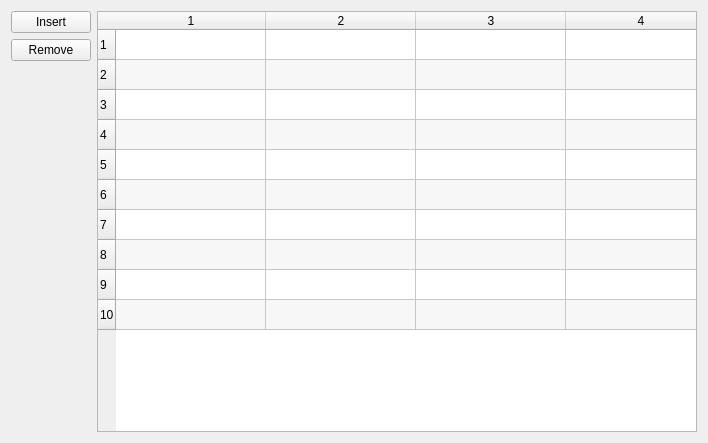
<?xml version="1.0" encoding="UTF-8"?>
<ui version="4.0">
 <class>FrameNetwork</class>
 <widget class="QFrame" name="FrameNetwork">
  <property name="geometry">
   <rect>
    <x>0</x>
    <y>0</y>
    <width>630</width>
    <height>443</height>
   </rect>
  </property>
  <property name="sizePolicy">
   <sizepolicy hsizetype="Preferred" vsizetype="Expanding">
    <horstretch>0</horstretch>
    <verstretch>0</verstretch>
   </sizepolicy>
  </property>
  <property name="windowTitle">
   <string>Frame</string>
  </property>
  <layout class="QGridLayout" name="gridLayout">
   <item row="0" column="0">
    <layout class="QVBoxLayout" name="verticalLayout">
     <item>
      <widget class="QPushButton" name="btnNetworkInsert">
       <property name="text">
        <string>Insert</string>
       </property>
      </widget>
     </item>
     <item>
      <widget class="QPushButton" name="btnNetworkRemove">
       <property name="text">
        <string>Remove</string>
       </property>
      </widget>
     </item>
     <item>
      <spacer name="verticalSpacer">
       <property name="orientation">
        <enum>Qt::Vertical</enum>
       </property>
       <property name="sizeHint" stdset="0">
        <size>
         <width>20</width>
         <height>40</height>
        </size>
       </property>
      </spacer>
     </item>
    </layout>
   </item>
   <item row="0" column="3">
    <widget class="QTableWidget" name="twNetwork">
     <property name="sizePolicy">
      <sizepolicy hsizetype="MinimumExpanding" vsizetype="Expanding">
       <horstretch>0</horstretch>
       <verstretch>60</verstretch>
      </sizepolicy>
     </property>
     <property name="minimumSize">
      <size>
       <width>600</width>
       <height>200</height>
      </size>
     </property>
     <property name="horizontalScrollBarPolicy">
      <enum>Qt::ScrollBarAlwaysOff</enum>
     </property>
     <property name="sizeAdjustPolicy">
      <enum>QAbstractScrollArea::AdjustIgnored</enum>
     </property>
     <property name="autoScroll">
      <bool>false</bool>
     </property>
     <property name="alternatingRowColors">
      <bool>true</bool>
     </property>
     <property name="gridStyle">
      <enum>Qt::SolidLine</enum>
     </property>
     <property name="cornerButtonEnabled">
      <bool>false</bool>
     </property>
     <property name="rowCount">
      <number>10</number>
     </property>
     <property name="columnCount">
      <number>4</number>
     </property>
     <attribute name="horizontalHeaderMinimumSectionSize">
      <number>130</number>
     </attribute>
     <attribute name="horizontalHeaderDefaultSectionSize">
      <number>150</number>
     </attribute>
     <attribute name="horizontalHeaderStretchLastSection">
      <bool>false</bool>
     </attribute>
     <row/>
     <row/>
     <row/>
     <row/>
     <row/>
     <row/>
     <row/>
     <row/>
     <row/>
     <row/>
     <column/>
     <column/>
     <column/>
     <column/>
    </widget>
   </item>
  </layout>
 </widget>
 <resources/>
 <connections/>
</ui>
